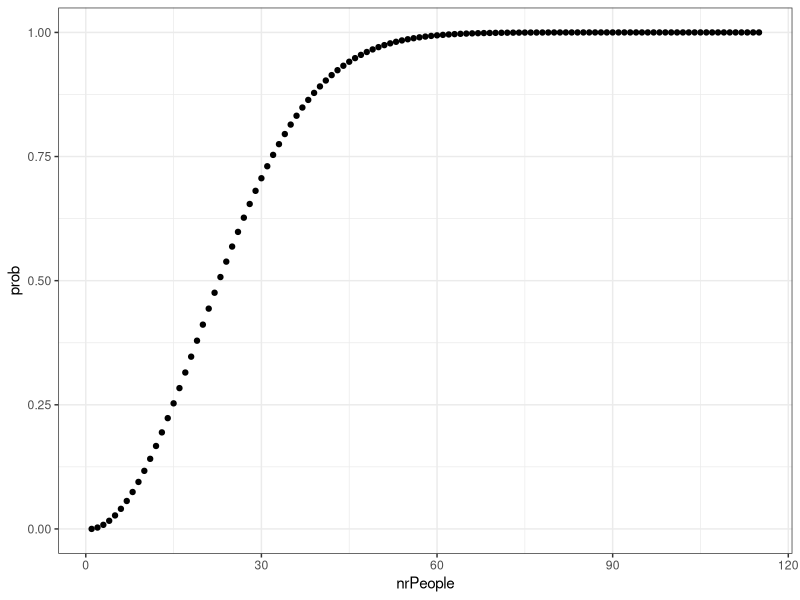
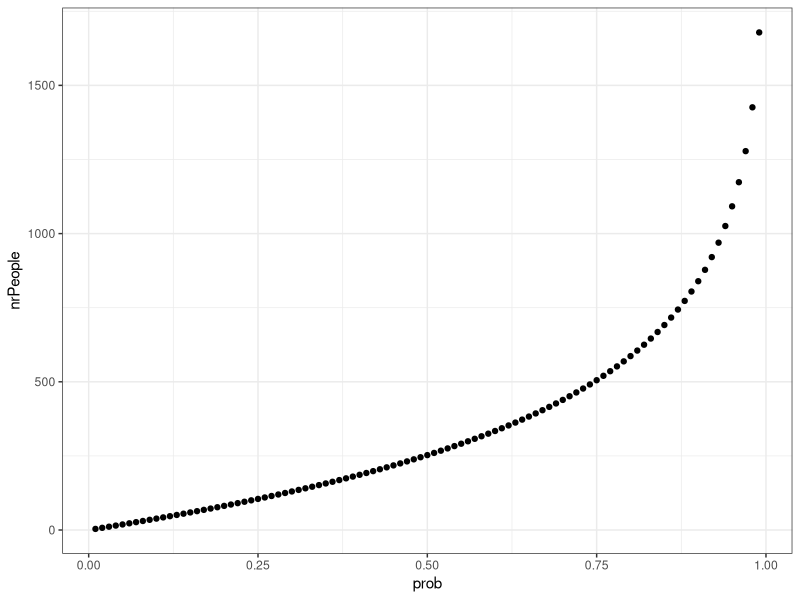

These charts were generated, in order, by the following R code:
## ---- chunk 1
6 * 6 * 6 * 6 * 6
## ---- chunk 2
# Denominator
denom <- 6 * 6 * 6 * 6
denom

# Numerator
numer <- 5 * 5 * 5 * 5
numer

# Probability
1 - (numer/denom)
## ---- chunk 3
exact4 <- 1
exact3 <- (1 * 1 * 1 * 5) * 4
exact2 <- (1 * 1 * 5 * 5) * 6
exact1 <- (1 * 5 * 5 * 5) * 4

newNumer <- exact4 + exact3 + exact2 + exact1
newNumer

newNumer / denom
## ---- chunk 4
denom <- 7 * 7 * 7 # Total number of possible ways to draw the balls
denom

numerA <- 4 * 4 * 4 # Total number of possible ways to draw exactly 3 odd balls
numerA

probA <- numerA / denom
probA

numerB <- (4 * 3 * 3) * 3 # Total # of possible ways to draw exactly 1 odd ball
numerB

probB <- numerB / denom
probB
## ---- chunk 5
denom <- 7 * 6 * 5 # Total number of ways to draw the balls
denom

numerA <- 4 * 3 * 2 # Total number of possible ways to draw exactly 3 odd balls
numerA

probA <- numerA / denom
probA

numerB <- (4 * 3 * 2) * 3 # Total # of possible ways to draw exactly 1 odd ball
numerB

probB <- numerB / denom
probB
## ---- chunk 6
nrPeople <- 23
totalNrPossibleOutcomes <- 365 ^ nrPeople
complementNrOutcomes <- prod(seq((365 - nrPeople) + 1, 365))

1 - (complementNrOutcomes / totalNrPossibleOutcomes)
## ---- chunk 7
library(dplyr)
library(purrr)
library(ggplot2)

ProbBdayMatch <- function(nrPeople, nrDays = 365) {
  denom <- nrDays ^ nrPeople
  numer <- prod(seq(nrDays - nrPeople + 1, nrDays))
  return(list(prob = 1 - (numer / denom), nrPeople = nrPeople))
}

probabilities <- map_dfr(seq(1, 115), ProbBdayMatch)
ggplot(probabilities, aes(x = nrPeople, y = prob)) + geom_point() + theme_bw()
## ---- chunk 8
match3 <- 1
match2 <- 364 * 3
match1 <- (364 ^ 2) * 3
match0 <- 364 ^ 3
atLeast1 <- match3 + match2 + match1
denom <- 365 ^ 3

atLeast1 / denom
1 - (match0 / denom)
## ---- chunk 9
match4 <- 1
match3 <- (364 * 1 * 1 * 1) + (1 * 364 * 1 * 1) + (1 * 1 * 364 * 1) + (1 * 1 * 1 * 364)
match2 <- (364 * 364 * 1 * 1) + (364 * 1 * 364 * 1) + (364 * 1 * 1 * 364) + (1 * 364 * 364 * 1) + (1 * 364 * 1 * 364) + (1 * 1 * 364 * 364)
match1 <- (364 * 364 * 364 * 1) + (364 * 364 * 1 * 364) + (364 * 1 * 364 * 364) + (1 * 364 * 364 * 364)
match0 <- 364 ^ 4
atLeast1 <- match4 + match3 + match2 + match1
denom <- 365 ^ 4

atLeast1 / denom
1 - (match0 / denom)
## ---- chunk 10
NrPeopleToMeet <- function(probability, nrDays = 365) {
  
  numerator <- 1 - probability
  return(list(nrPeople = log10(numerator) / log10((nrDays - 1) / nrDays),
              prob = probability))
}

probabilities <- seq(0.01, 0.99, 0.01)
people <- map_dfr(probabilities, NrPeopleToMeet)

ggplot(people, aes(x = prob, y = nrPeople)) + geom_point() + theme_bw()
## ---- chunk 11
denom <- factorial(17)
numer <- 2 * 24 * 6 * 6 * 120 * 120
numer / denom
## ---- chunk 12
denom <- factorial(10)
numer <- 120 * 120 * 2
numer / denom
## ---- chunk 13
factorial(10) / (factorial(3) * factorial(4) * factorial(3))
## ---- chunk 14
factorial(11) / (factorial(4) * factorial(3) * factorial(2) * factorial(2))
## ---- chunk 15
denom <- 2 ^ 10
nrPerm <- factorial(10) / factorial(7)
numer <- nrPerm / factorial(3)
numer / denom
## ---- chunk 16
(factorial(8) / (factorial(6) * factorial(2))) * (factorial(6) / (factorial(3) * factorial(3)))
## ---- chunk 17
(factorial(42) / (factorial(29) * factorial(13))) / (factorial(45) / (factorial(32) * factorial(13)))
## ---- chunk 18
denom <- factorial(25) / (factorial(5) * factorial(20))
numerA <- factorial(8) / (factorial(5) * factorial(3))
numerB <- numerA + (factorial(11) / (factorial(5) * factorial(6))) + (factorial(6) / factorial(5))

numerA / denom
numerB / denom
## ---- chunk 19
denom <- factorial(49) / (factorial(6) * factorial(43))
numer <- 1 + (6 * 43) + (15 * 903)
numer / denom
## ---- chunk 20
denom <- factorial(52) / (factorial(7) * factorial(45))
kings4 <- factorial(48) / (factorial(3) * factorial(45))
kings3 <- 4 * (factorial(48) / (factorial(4) * factorial(44)))
kings2 <- 6 * (factorial(48) / (factorial(5) * factorial(43)))
kings1 <- 4 * (factorial(48) / (factorial(6) * factorial(42)))
kings0 <- factorial(48) / (factorial(7) * factorial(41))

atleast1 <- kings4 + kings3 + kings2 + kings1
atleast1 / denom
1 - (kings0 / denom)
## ---- chunk 21

